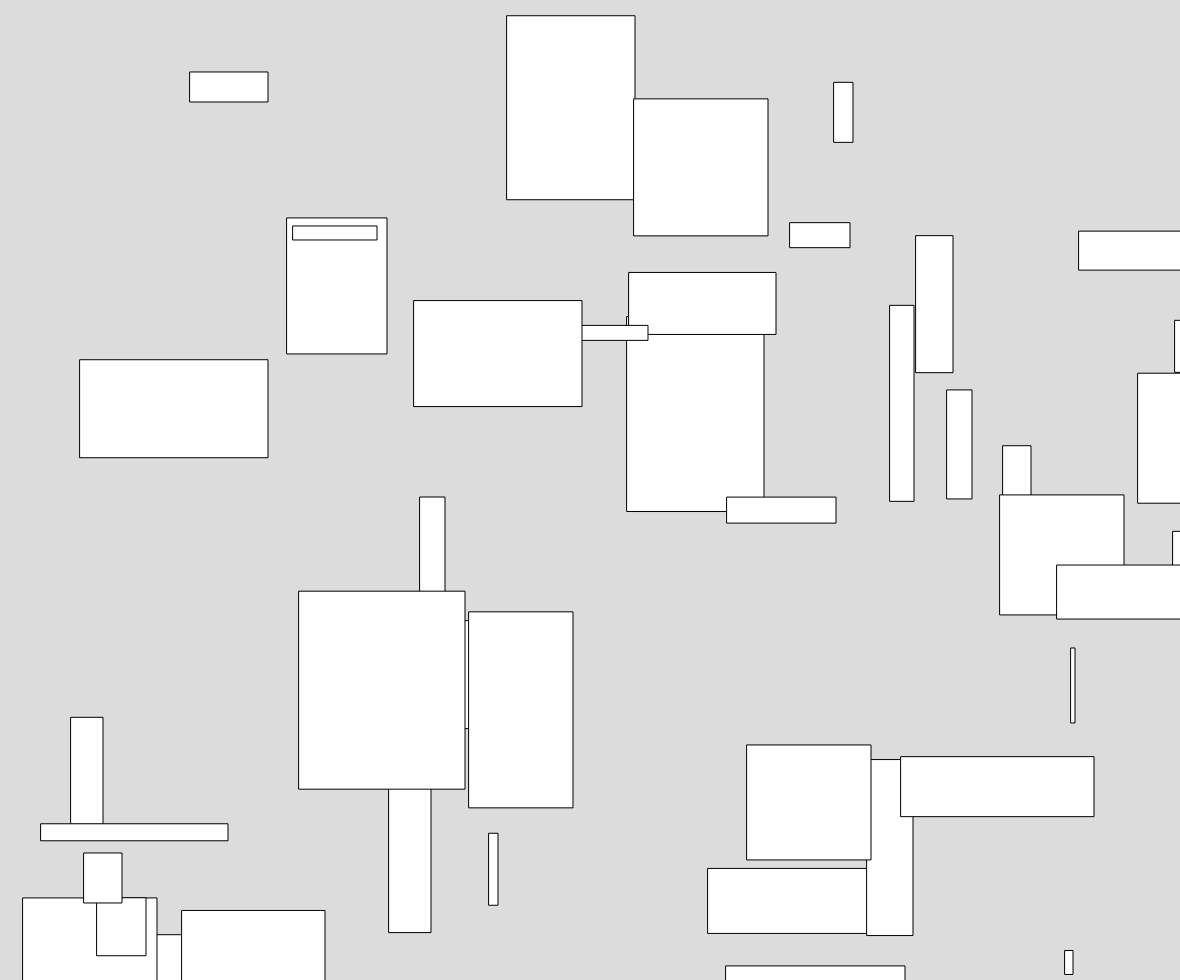
Frame 1 (no input)
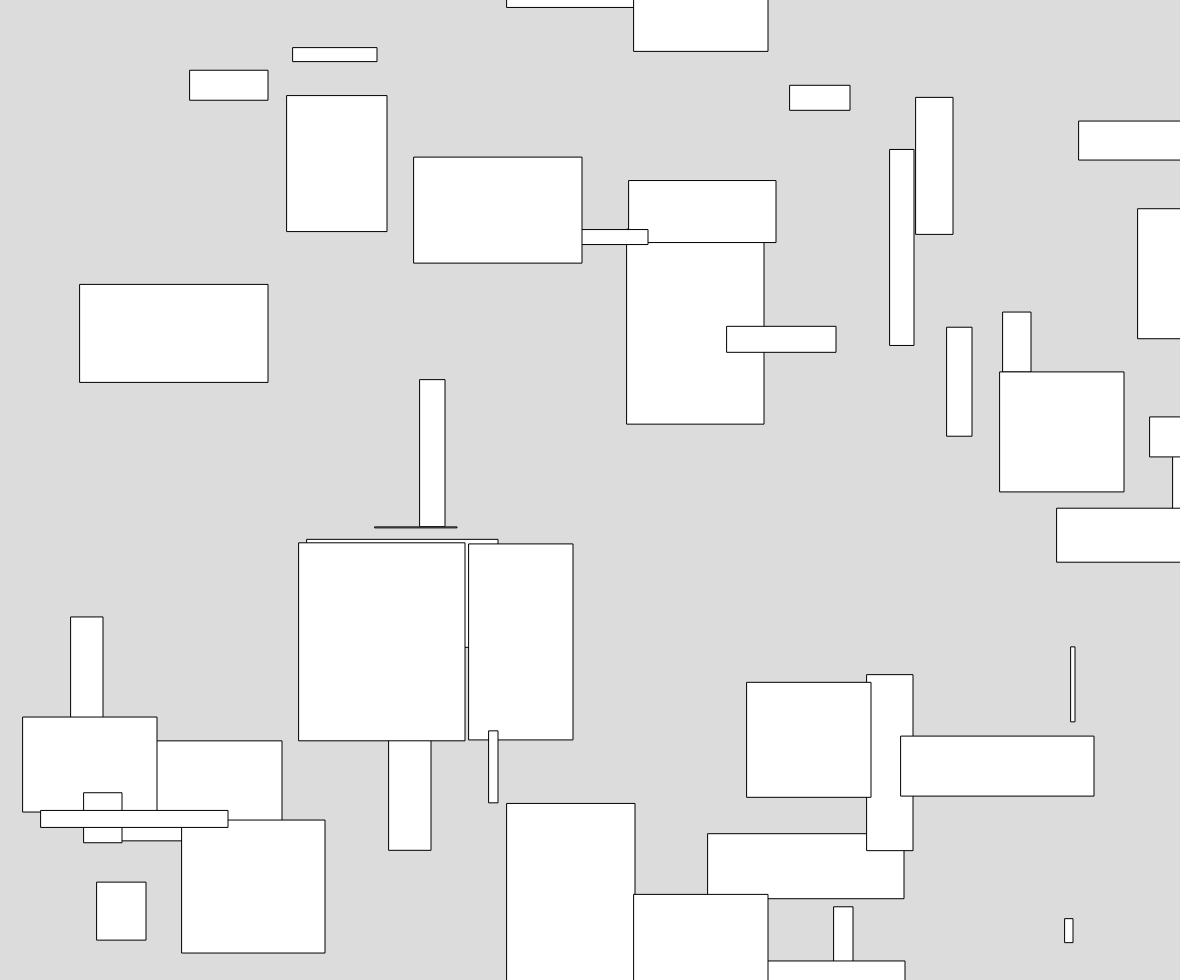
Frame 60 (no input)
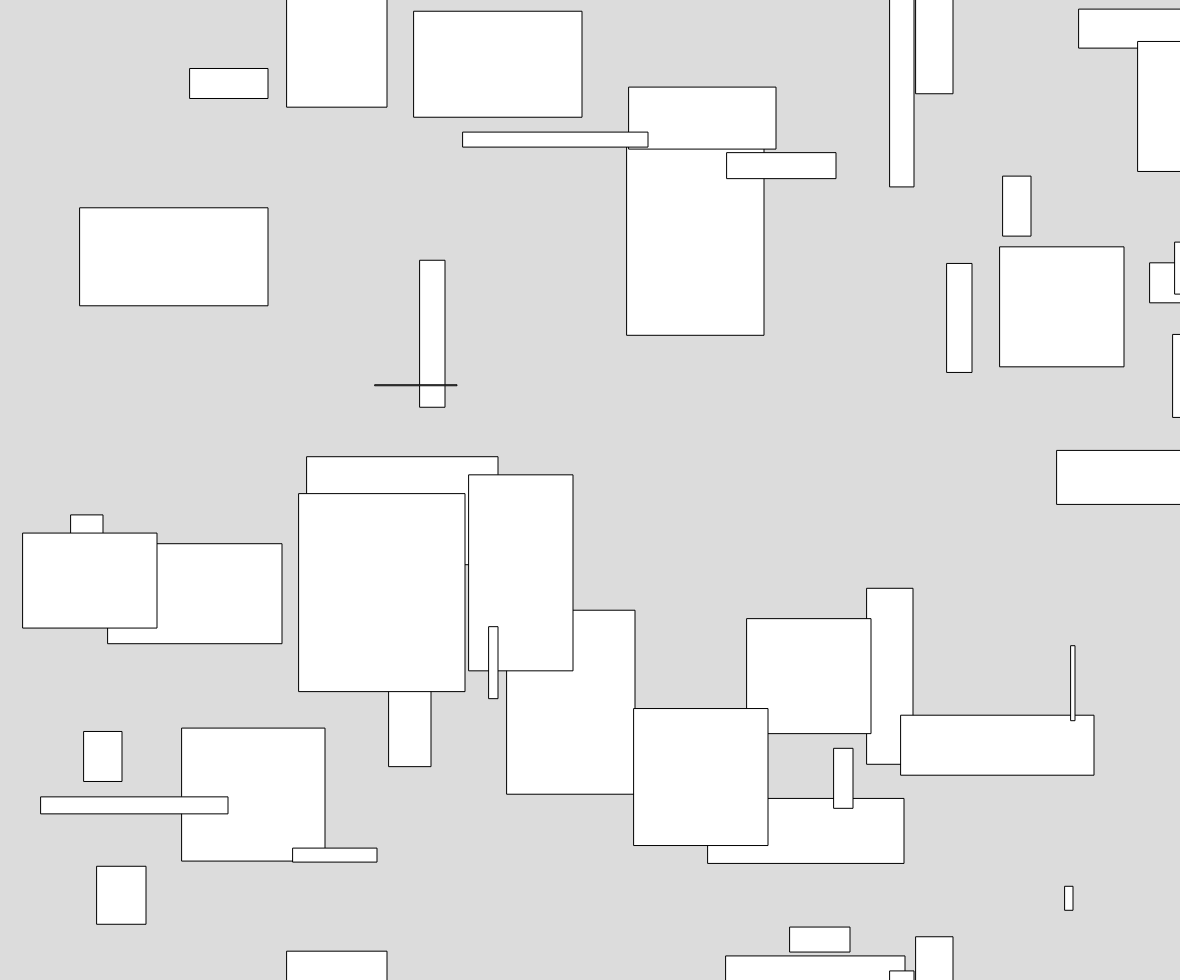
Frame 120 (the mouse pressed at the canvas centre since frame 60)

The p5.js sketch that drew these frames (run headless with seeded random() and noise() and a simulated clock; from frame 60 on, the mouse is pressed at the canvas centre):

// p5.js sketch
// ── sketch.js
/// <reference path="./node_modules/@types/p5/global.d.ts" />

class Entity {
    constructor(bound_width,bound_height) {
        //Assigning random values
        this.x = Math.round(Math.random() * bound_width);
        this.y = Math.round(Math.random() * bound_height);
        this.w = Math.round(Math.random() * 200);
        this.h = Math.round(Math.random() * 200);
        this.velocity = Math.random() * 200;
    }

    render() {
        //Moves the rectangle based on velocity relative to the framerate
        this.y -= this.velocity * 1 / frameRate();

        //Wraps coordinate if it goes off-screen
        if(this.y < -this.h) {
            this.y = height - this.h;
        }

        //Renders rectangle
        rect(this.x,this.y,this.w,this.h);
        if(this.y < 0) {
            //renders a secondary one if it's wrapping around
            rect(this.x,this.y + height,this.w,this.h)
        }


    }
}

//Create entities array
const entities = []

function setup() {
    createCanvas(windowWidth - 20,windowHeight - 20);


    //Populate based on a random number of values
    for(var i = 0; i < random(0,500); i++) {
        entities.push(new Entity(width,height));
    }
}

function draw() {
    background(220);
    //Render each entity
    entities.forEach((entity) => entity.render());
}
